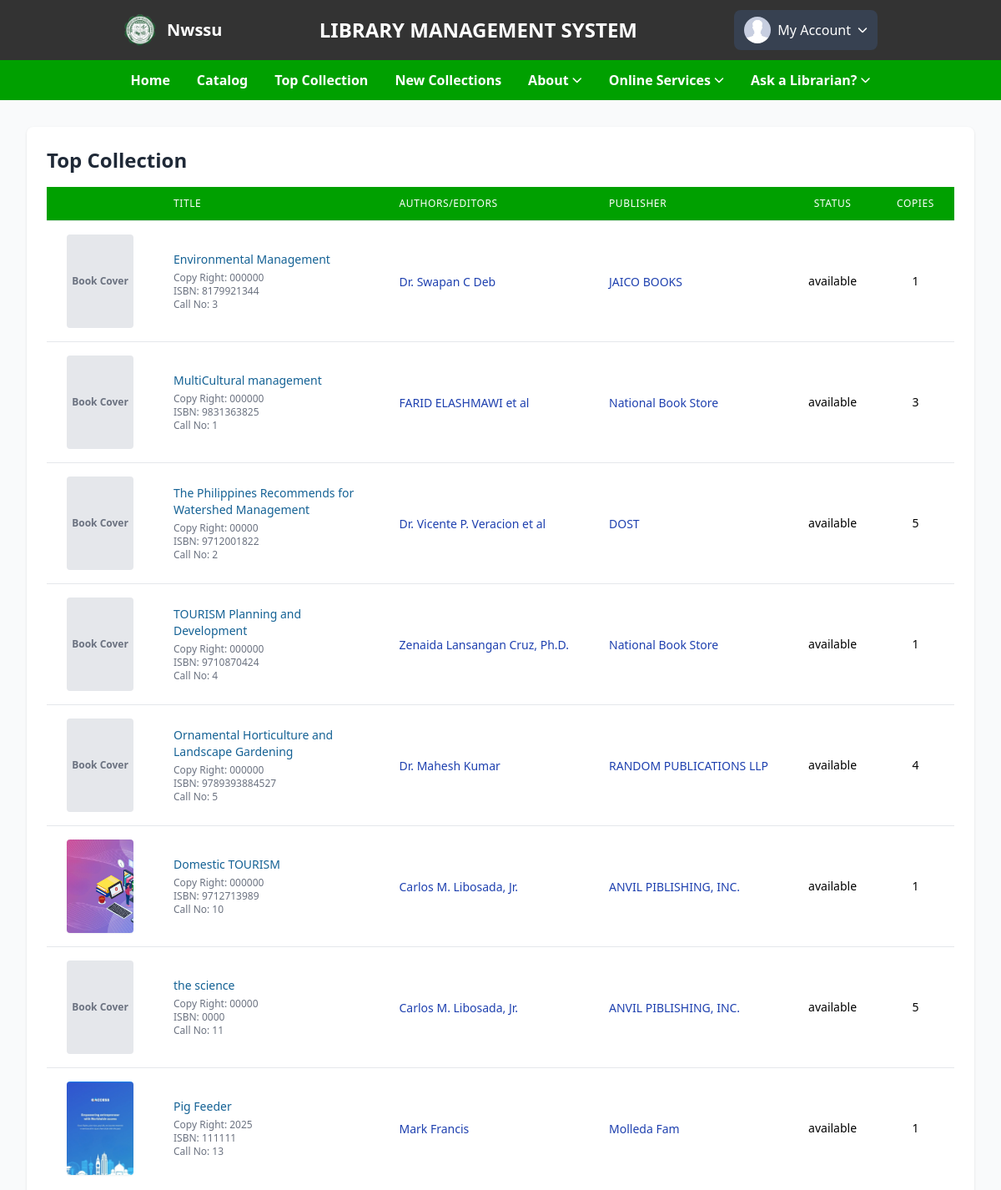
/student/topcollect.php (signed in, upper part), run on an earlier commit of the app's database.
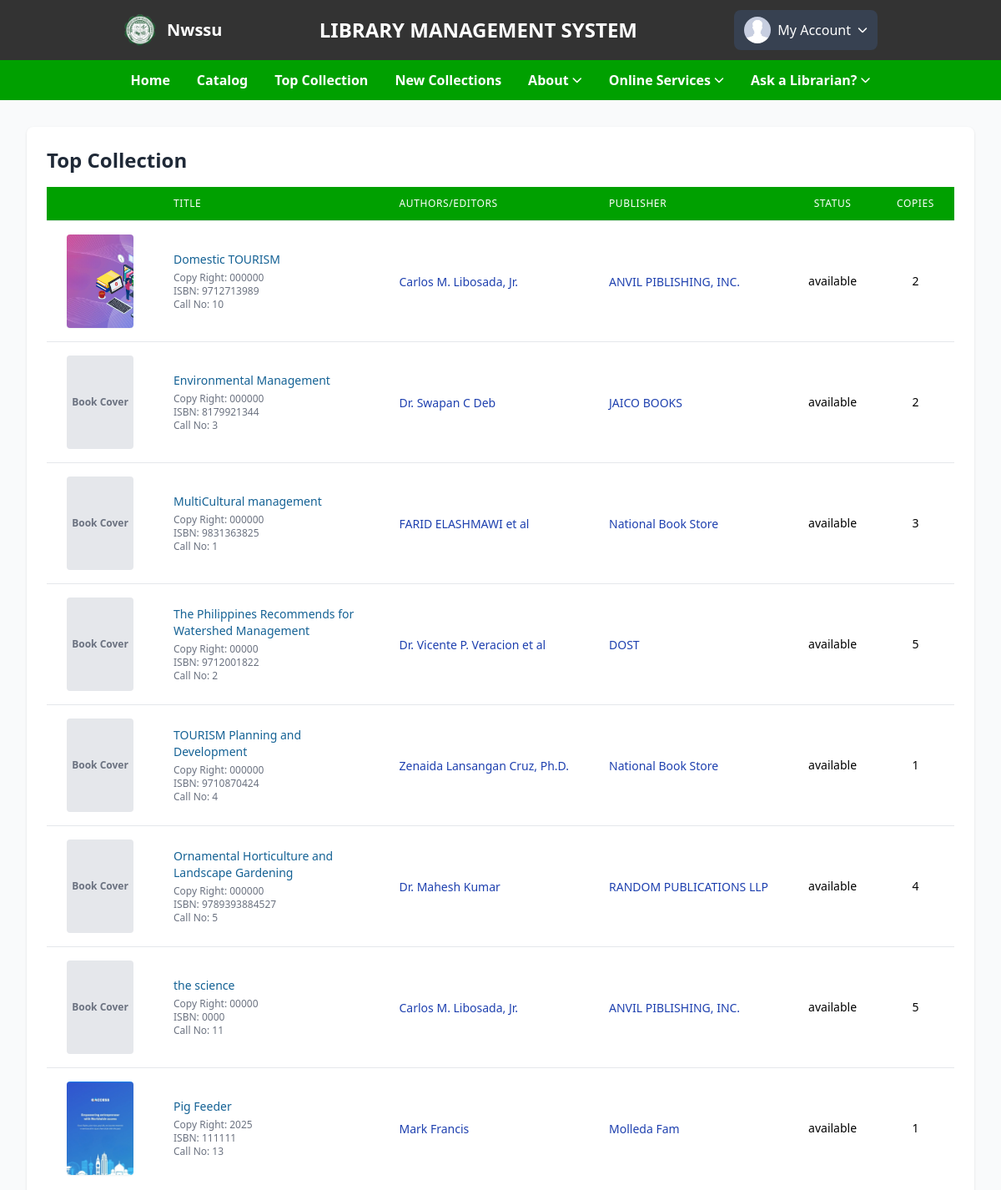
And on a later commit of the database.
### tables this page shows
CREATE TABLE `books` (
  `id` int(100) NOT NULL,
  `material_type` varchar(250) NOT NULL,
  `sub_type` varchar(250) NOT NULL,
  `category` varchar(250) NOT NULL,
  `title` varchar(500) NOT NULL,
  `author` varchar(500) NOT NULL,
  `publisher` varchar(500) NOT NULL,
  `status` varchar(100) NOT NULL,
  `subject` varchar(250) NOT NULL,
  `content` varchar(5000) NOT NULL,
  `summary` varchar(5000) NOT NULL,
  `issn` varchar(250) NOT NULL,
  `call_no` varchar(250) NOT NULL,
  `ISBN` varchar(250) NOT NULL,
  `copyright` varchar(250) NOT NULL,
  `page_number` int(250) NOT NULL,
  `edition` varchar(250) NOT NULL,
  `copies` int(250) NOT NULL,
  `date_acquired` varchar(250) NOT NULL,
  `books_image` varchar(400) DEFAULT NULL,
  `catalog_date` varchar(50) NOT NULL
);

### student/topcollect.php (the view, shortened to what the changed rows need)
<?php
include '../student/side_navbars.php';
try {
    $conn = new PDO("mysql:host=$db_host;dbname=$db_name", $user_name, $user_password);
    $conn->setAttribute(PDO::ATTR_ERRMODE, PDO::ERRMODE_EXCEPTION);
} catch (PDOException $e) {
    die("Connection failed: " . $e->getMessage());
}
$limit = 10;
$page = isset($_GET['page']) ? (int)$_GET['page'] : 1;
$offset = ($page - 1) * $limit;
try {
    $stmt = $conn->prepare("
        SELECT b.id, b.title, b.books_image, b.status, b.copies, b.copyright, b.material_type, b.category, b.publisher, b.author, b.ISBN,
               COUNT(rb.book_id) AS reservation_count
        FROM books b
        LEFT JOIN reserve_books rb ON b.id = rb.book_id
        GROUP BY b.id, b.title, b.books_image, b.status, b.copies, b.copyright, b.publisher, b.author, b.ISBN
        ORDER BY reservation_count DESC
        LIMIT :limit OFFSET :offset
    ");
    $stmt->bindParam(':limit', $limit, PDO::PARAM_INT);
    $stmt->bindParam(':offset', $offset, PDO::PARAM_INT);
    $stmt->execute();
    $books = $stmt->fetchAll(PDO::FETCH_ASSOC);
} catch (PDOException $e) {
    echo "Error: " . $e->getMessage();
    exit();
}
?>
<!DOCTYPE html>
<html lang="en">
<head>
    <script src="https://cdn.tailwindcss.com"></script>
    <link rel="stylesheet" href="https://cdn.jsdelivr.net/npm/bootstrap-icons@1.11.1/font/bootstrap-icons.css">
</head>
<body class="bg-gray-50">
    <div class="max-w-7xl mx-auto px-4 sm:px-6 lg:px-8 py-8">
        <div class="bg-white rounded-lg shadow overflow-hidden">
            <div class="p-4 sm:p-6">
                <div class="flex justify-between items-center mb-4">
                    <h2 class="text-xl sm:text-2xl font-bold text-gray-800">Top Collection</h2>
                </div>
                <div class="overflow-x-auto">
                    <table class="min-w-full divide-y divide-gray-200 hidden md:table">
                        <thead class="bg-primary">
                            <tr>
                                <th scope="col" class="px-6 py-3 text-left text-xs font-medium text-white uppercase tracking-wider"></th>
                                <th scope="col" class="px-6 py-3 text-left text-xs font-medium text-white uppercase tracking-wider">Title</th>
                                <th scope="col" class="px-6 py-3 text-left text-xs font-medium text-white uppercase tracking-wider">Authors/Editors</th>
                                <th scope="col" class="px-6 py-3 text-left text-xs font-medium text-white uppercase tracking-wider">Publisher</th>
                                <th scope="col" class="px-6 py-3 text-center text-xs font-medium text-white uppercase tracking-wider">Status</th>
                                <th scope="col" class="px-6 py-3 text-center text-xs font-medium text-white uppercase tracking-wider">Copies</th>
                            </tr>
                        </thead>
                        <tbody class="bg-white divide-y divide-gray-200" id="bookTable">
                            <?php if (empty($books)): ?>
                                <tr>
                                    <td colspan="7" class="px-6 py-4 text-center text-sm text-gray-500">No books found</td>
                                </tr>
                            <?php else: ?>
                                <?php foreach ($books as $book): ?>
                                    <tr class="hover:bg-gray-50">
                                        <td class="px-6 py-4 whitespace-nowrap">
                                            <div class="flex justify-center items-center h-28">
                                                <?php if (!empty($book['books_image'])): ?>
                                                    <img src="./uploaded_file/<?php echo htmlspecialchars($book['books_image']); ?>" alt="Book Cover" class="h-28 w-20 object-cover rounded shadow-sm">
                                                <?php else: ?>
                                                    <div class="h-28 w-20 bg-gray-200 rounded flex items-center justify-center text-gray-500">
                                                        <span class="text-xs font-bold">Book Cover</span>
                                                    </div>
                                                <?php endif; ?>
                                            </div>
                                        </td>
                                        <td class="px-6 py-4">
                                            <div class="text-sm">
                                                <a href="./books?id=<?php echo urlencode($book['id']); ?>" class="text-[#156295] hover:text-blue-800 hover:underline font-medium book-link"
                                                    data-title="<?php echo htmlspecialchars($book['title']); ?>">
                                                    <?php echo htmlspecialchars($book['title']); ?>
                                                </a>
                                                <div class="text-gray-500 text-xs mt-1">
                                                    <p>Copy Right: <?php echo htmlspecialchars($book['copyright']); ?></p>
                                                    <p>ISBN: <?php echo htmlspecialchars($book['ISBN']); ?></p>
                                                    <p>Call No: <?php echo htmlspecialchars($book['id']); ?></p>
                                                </div>
                                            </div>
                                        </td>
                                        <td class="px-6 py-4 whitespace-nowrap">
                                            <a href="./author?author=<?php echo urlencode($book['author']); ?>" class="text-blue-800 hover:text-blue-800 text-sm">
                                                <?php echo htmlspecialchars($book['author']); ?>
                                            </a>
                                        </td>
                                        <td class="px-6 py-4 whitespace-nowrap">
                                            <a href="./publisher?publisher=<?php echo urlencode($book['publisher']); ?>" class="text-blue-800 hover:text-blue-800 text-sm">
                                                <?php echo htmlspecialchars($book['publisher']); ?>
                                            </a>
                                        </td>
                                        <td class="px-6 py-4 whitespace-nowrap text-center text-sm">
                                            <?php echo htmlspecialchars($book['status']); ?>
                                        </td>
                                        <td class="px-6 py-4 whitespace-nowrap text-center text-sm">
                                            <?php echo htmlspecialchars($book['copies']); ?>
                                        </td>
                                    </tr>
                                <?php endforeach; ?>
                            <?php endif; ?>
                        </tbody>
                    </table>
                </div>
            </div>
        </div>
    </div>
    <?php include '../student/footer.php'; ?>
</body>
</html>

What changed in the data, as far as the page shows it:
changed books "Domestic TOURISM": copies "1" → "2"; moves up the list
changed books "Environmental Management": copies "1" → "2"
